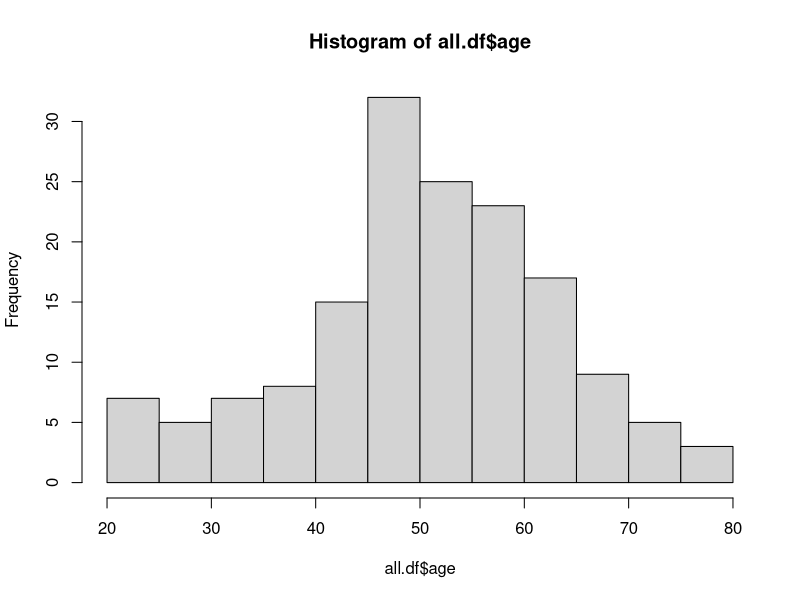
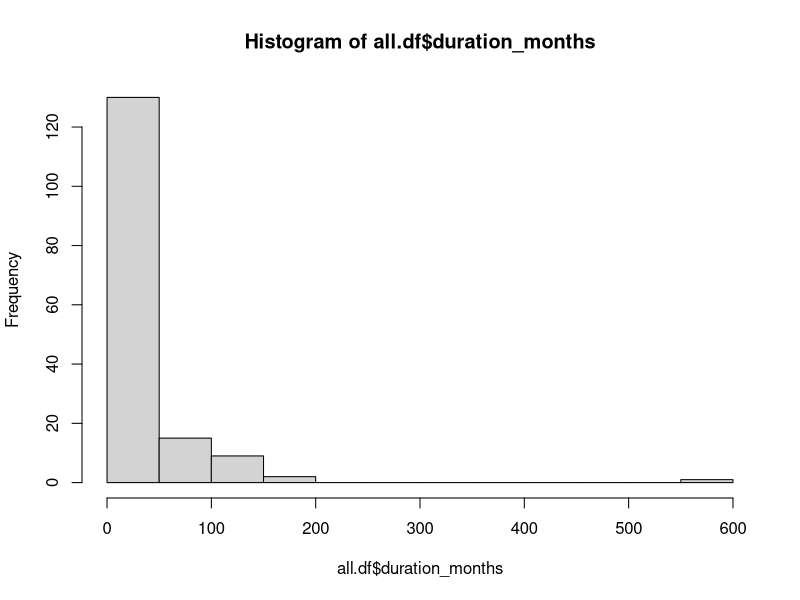

The R source for these figures, in order:
options(digits = 3) ## Formats output to 3 digits
library(ggplot2)
library(dplyr)
library(data.table)



#
# CREATION OF DATAFRAME AND PREPROCESSING
#

dir <- getwd()
setwd(dir)
all.df <- read.csv("./data/prp_tendon_cleaned_reshaped_delim.csv")

## Missingness by feature, ie how many N/As per column
apply(all.df, 2, function(x){sum(is.na(x))}) 
complete <- all.df %>% complete.cases()
mean(complete)  ## proportion of cases complete
length(unique(all.df$patientid))  ## total unique patients

## subset for metadata features
meta.df <- all.df %>% select(patientid, treatment, age, race, gender, duration_months)  # subset for features we'll be using 
apply(meta.df, 2, function(x){sum(is.na(x))}) 
complete <- meta.df %>% complete.cases()


## Summary statistics
ages <- all.df %>% 
    group_by(as.factor(gender)) %>% 
    summarise(mean(duration_months))

hist(all.df$age)
hist(all.df$duration_months)


